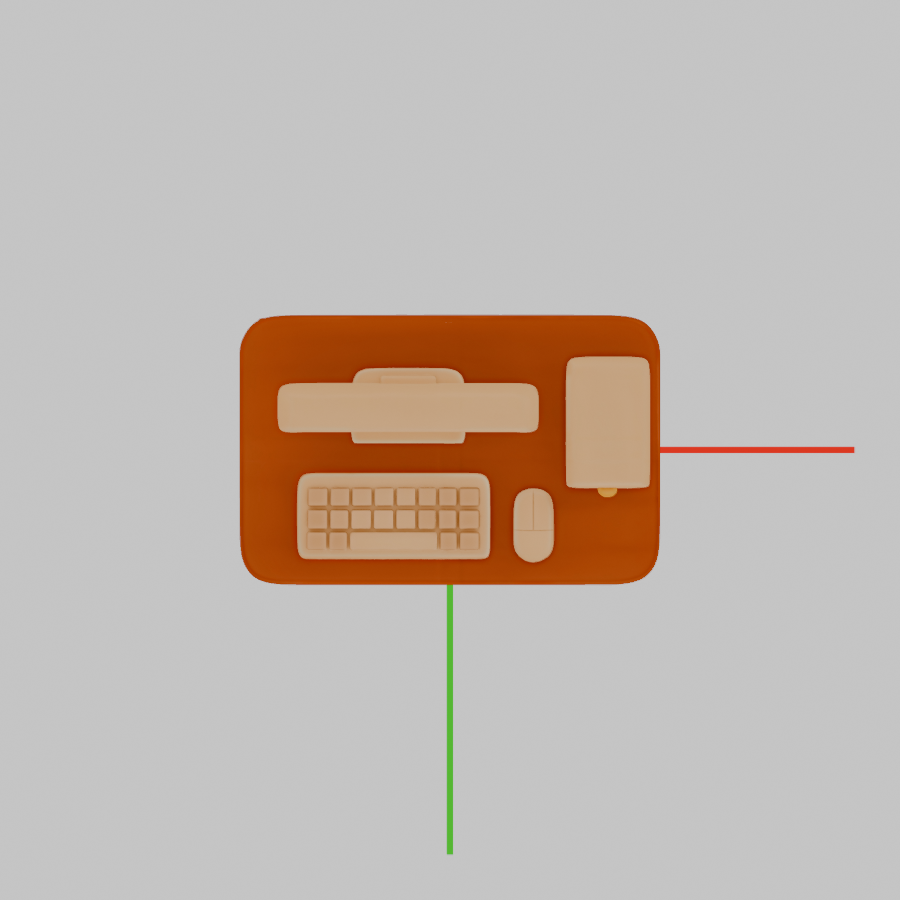
#> input picture art/world_assets/computer/review/orient.png, 900 x 900 px, given in place of ref.png, which was not available; the run also reads 1 picture not shown here
$ python sheet.py ../computer/review/orient.png
#> lines starting #> are read from the running program, lines starting #| are printed output that depends on the picture
"""Lays the barn's review renders out as two sheets: outside and inside.

    uv run --no-project --with pillow python art/world_assets/barn/sheet.py <round folder>
"""
import os
import sys

from PIL import Image

d = sys.argv[1]


def sheet(name, tiles, cols, cell):
    rows = (len(tiles) + cols - 1) // cols
    out = Image.new("RGB", (cell[0] * cols, cell[1] * rows), "white")
    for i, t in enumerate(tiles):
        im = Image.open(os.path.join(d, t + ".png")).convert("RGB")
        im.thumbnail(cell, Image.LANCZOS)
        out.paste(im, (cell[0] * (i % cols) + (cell[0] - im.width) // 2, cell[1] * (i // cols) + (cell[1] - im.height) // 2))
    out.save(os.path.join(d, name + ".png"))


sheet("sheet_outside", ["ref", "front", "back", "game"], 2, (960, 900))
#> in sheet, `out = Image.new("RGB", (cell[0] * cols, cell[1] * rows), "white")`: out: PIL image 1920x1800 RGB; every value is 255
#> in sheet, `out.paste(im, (cell[0] * (i % cols) + (cell[0] - im.width) // 2, cell[..`:
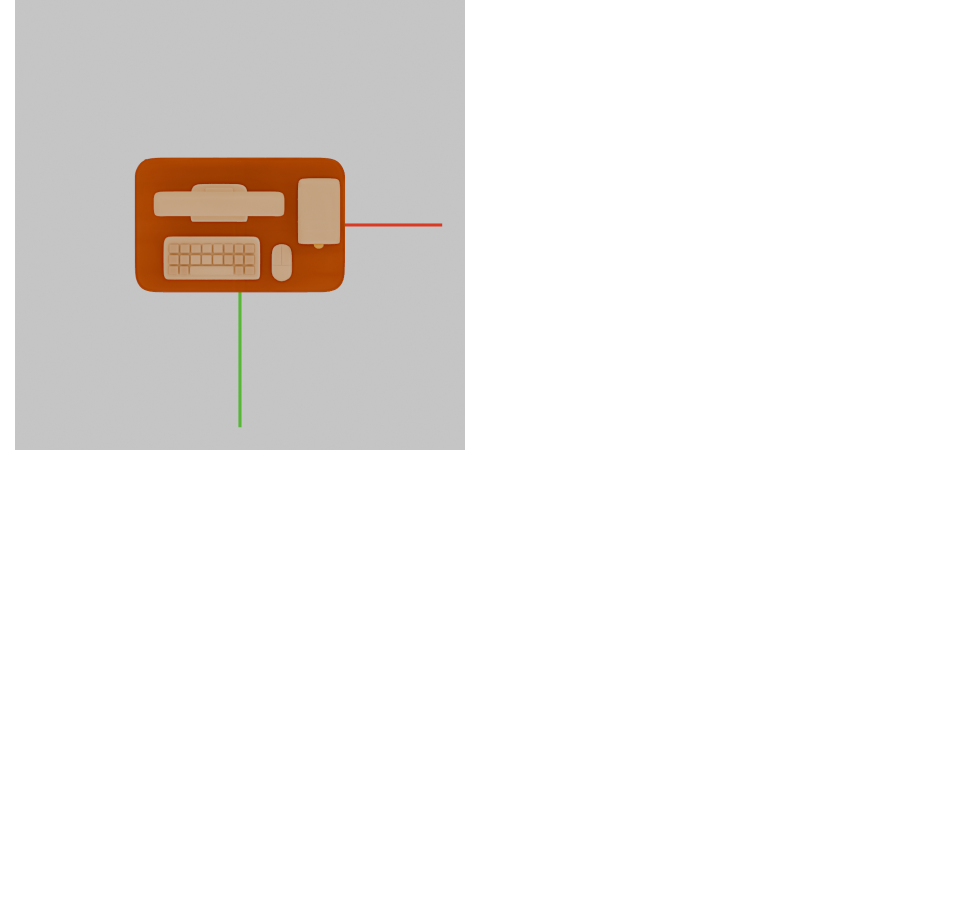
#> out: PIL image 1920x1800 RGB (shown at 1/2 size); mean R, G, B 240.6, 238.2, 236.5
#> pass 2 of the loop in sheet, `for i, t in enumerate(tiles):`:
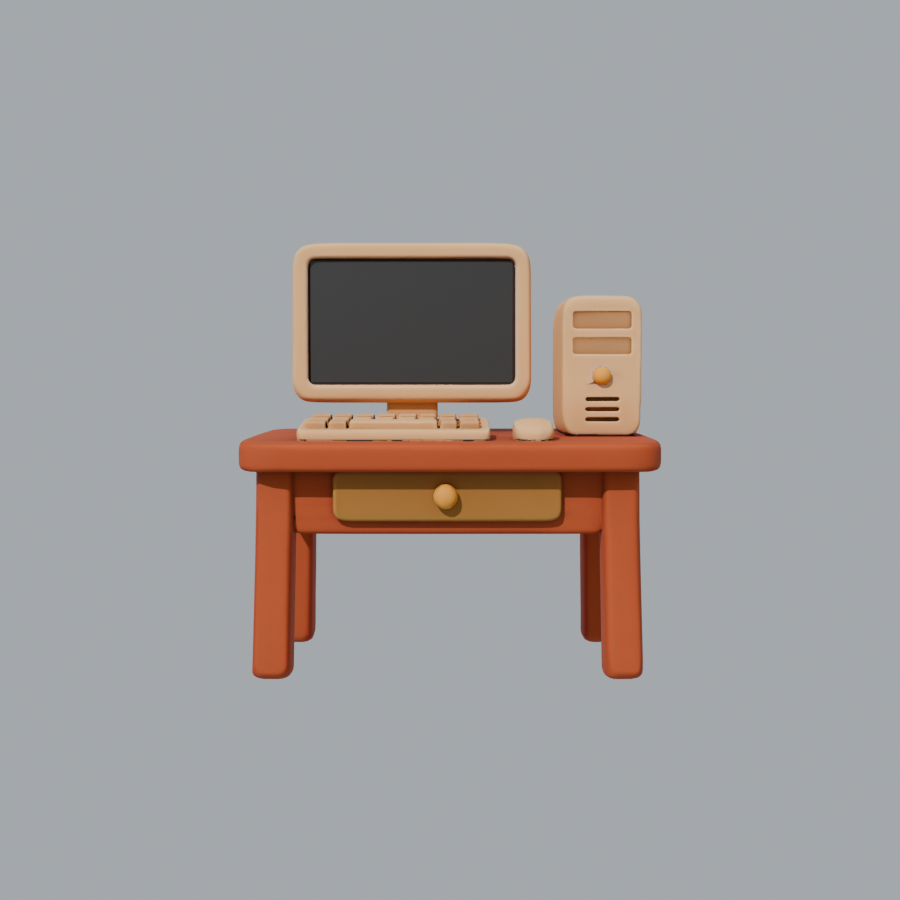
#> input picture art/world_assets/computer/review/front.png, 900 x 900 px, found by its file name
#> in sheet, `out.paste(im, (cell[0] * (i % cols) + (cell[0] - im.width) // 2, cell[..`:
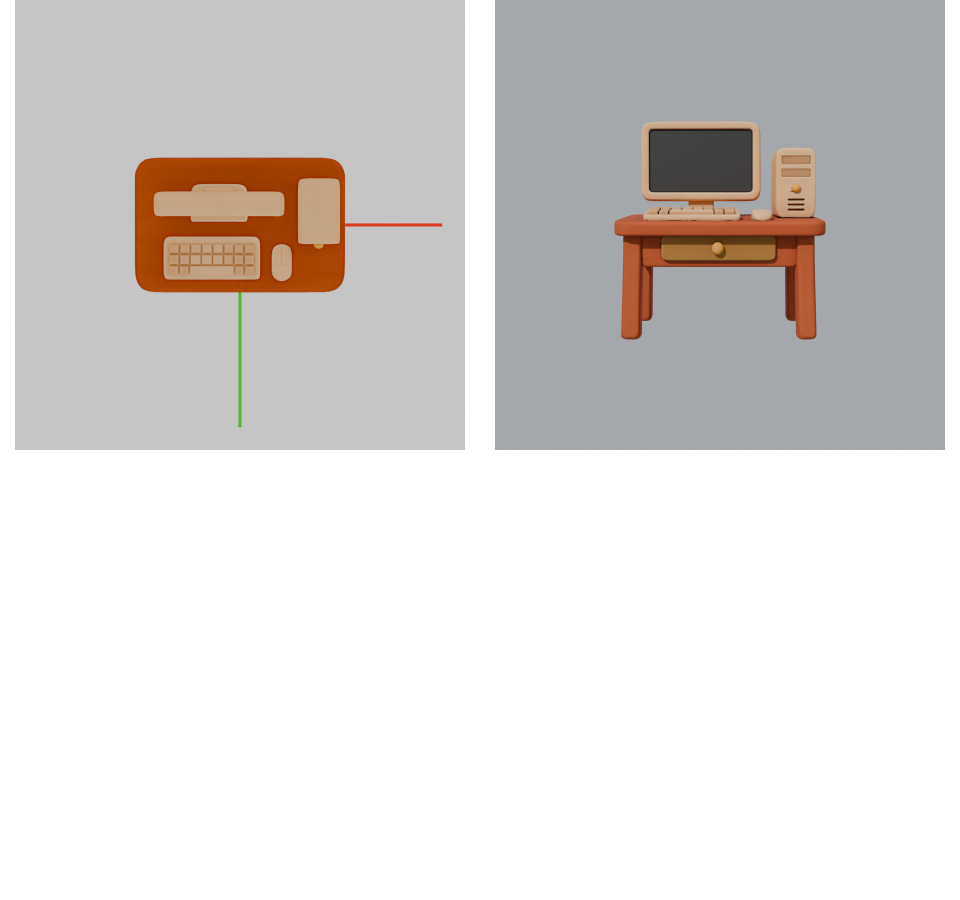
#> out: PIL image 1920x1800 RGB (shown at 1/2 size); mean R, G, B 218.5, 215.5, 213.6
#> pass 3 of the loop in sheet, `for i, t in enumerate(tiles):`:
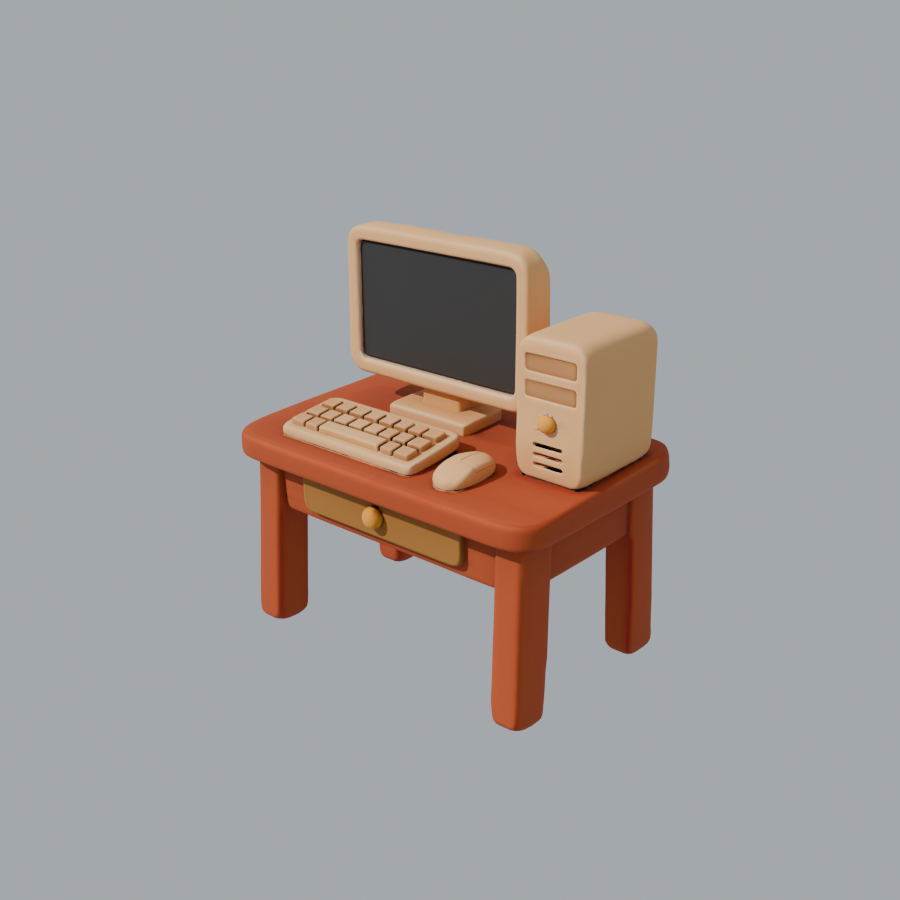
#> input picture art/world_assets/computer/review/threeq.png, 900 x 900 px, given in place of back.png, which was not available
#> in sheet, `out.paste(im, (cell[0] * (i % cols) + (cell[0] - im.width) // 2, cell[..`:
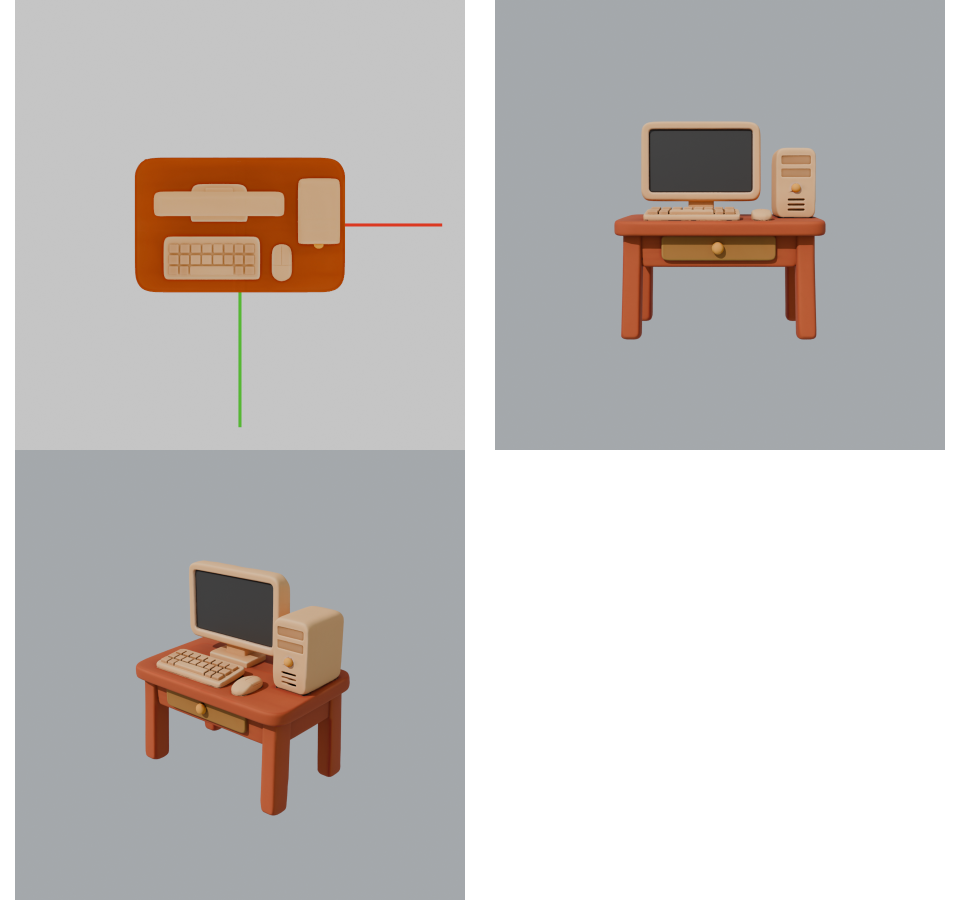
#> out: PIL image 1920x1800 RGB (shown at 1/2 size); mean R, G, B 196.5, 192.6, 190.5
#> the loop made 4 passes; the first 3 are shown
#> in sheet, `out.save(os.path.join(d, name + ".png"))`:
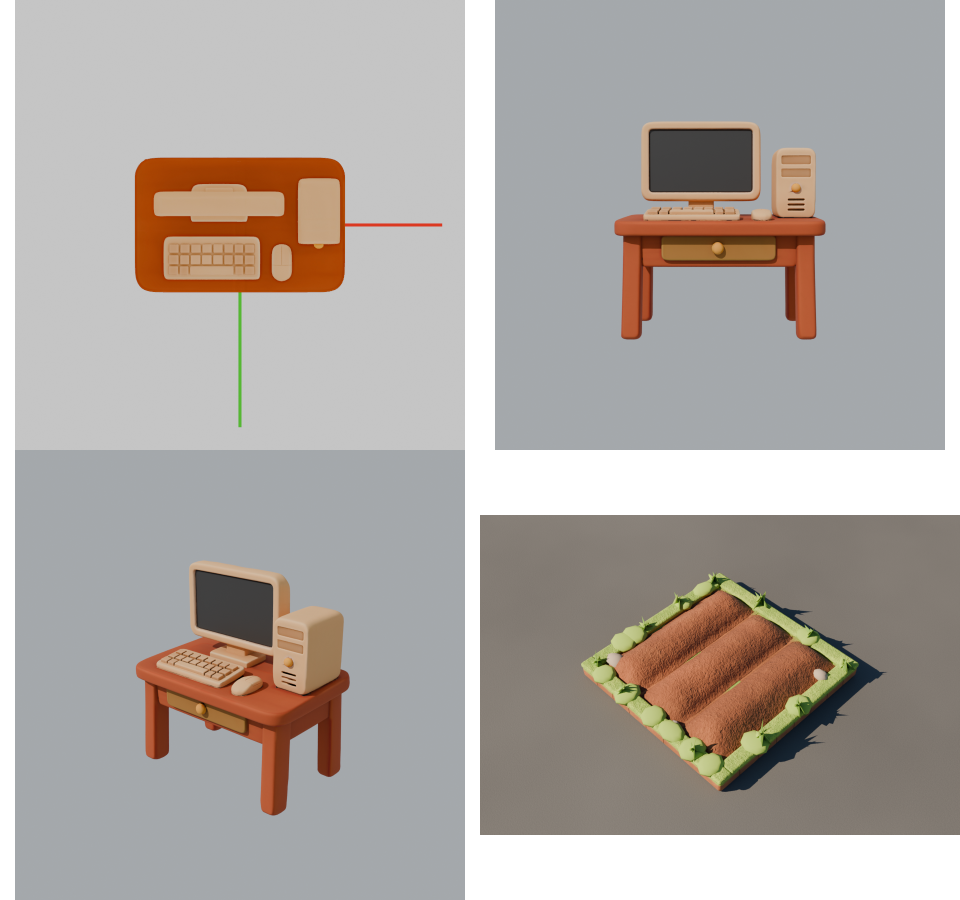
#> saved as sheet_outside.png: PIL image 1920x1800 RGB (shown at 1/2 size); mean R, G, B 174.8, 168.6, 163.9
sheet("sheet_inside", ["inside_game", "inside_low", "inside_left", "inside_top", "doors_open"], 2, (1000, 820))
#> call 2 of sheet, with name = 'sheet_inside', cols = 2, cell = (1000, 820)
#> in sheet (call 2), `out = Image.new("RGB", (cell[0] * cols, cell[1] * rows), "white")`: out: PIL image 2000x2460 RGB; every value is 255
#> in sheet (call 2), `im.thumbnail(cell, Image.LANCZOS)`:
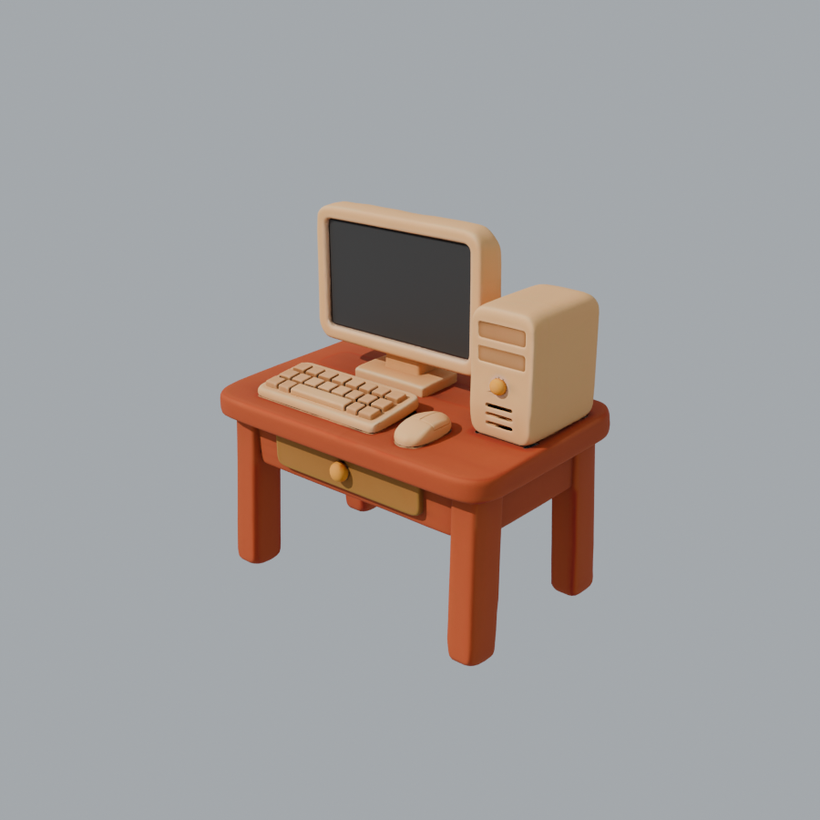
#> im: PIL image 820x820 RGB; mean R, G, B 161.3, 157.6, 156.5
#> in sheet (call 2), `out.paste(im, (cell[0] * (i % cols) + (cell[0] - im.width) // 2, cell[..`:
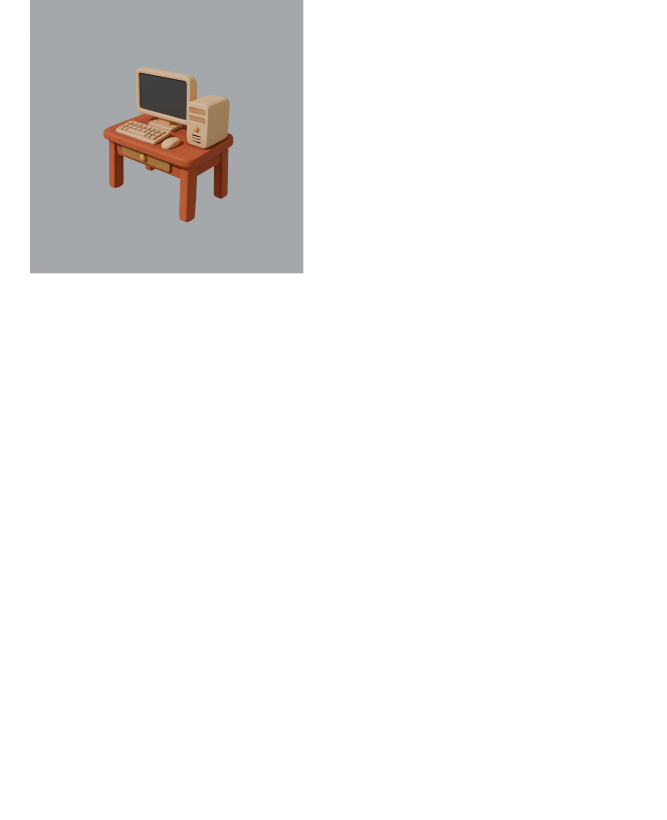
#> out: PIL image 2000x2460 RGB (shown at 1/3 size); mean R, G, B 242.2, 241.7, 241.5
#> pass 2 of the loop in sheet, `for i, t in enumerate(tiles):`:
#> (the run stopped early here; a loop or call above may not have finished)
